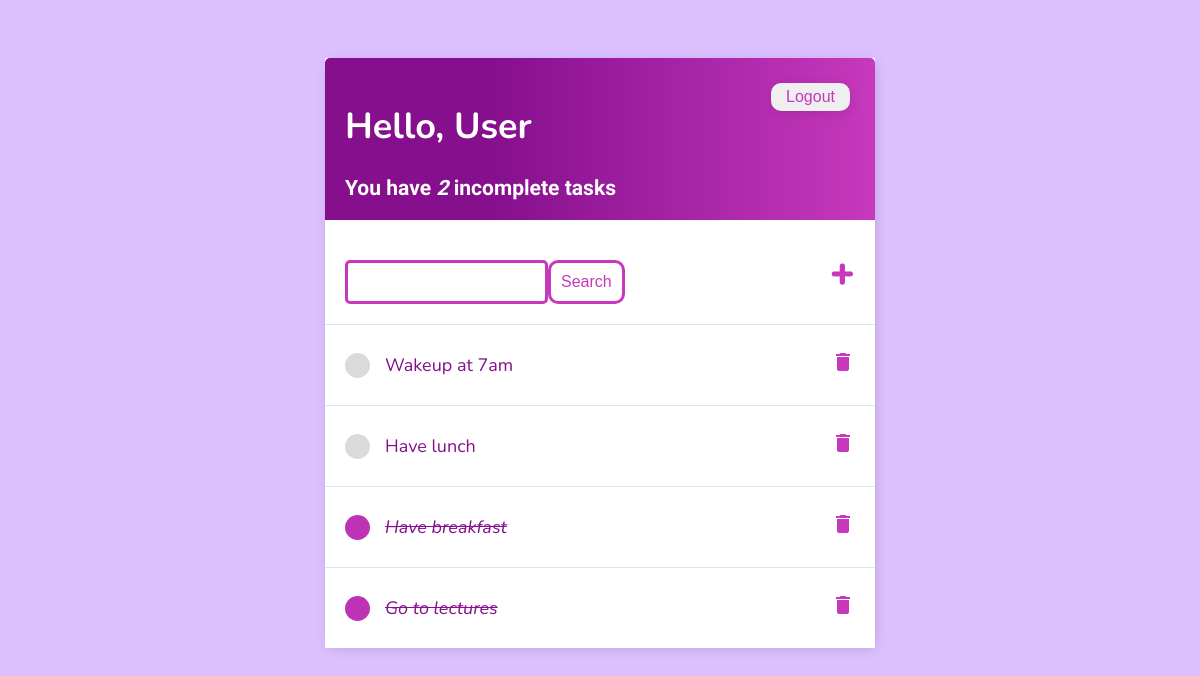
Before: / (signed in) with the older database file.
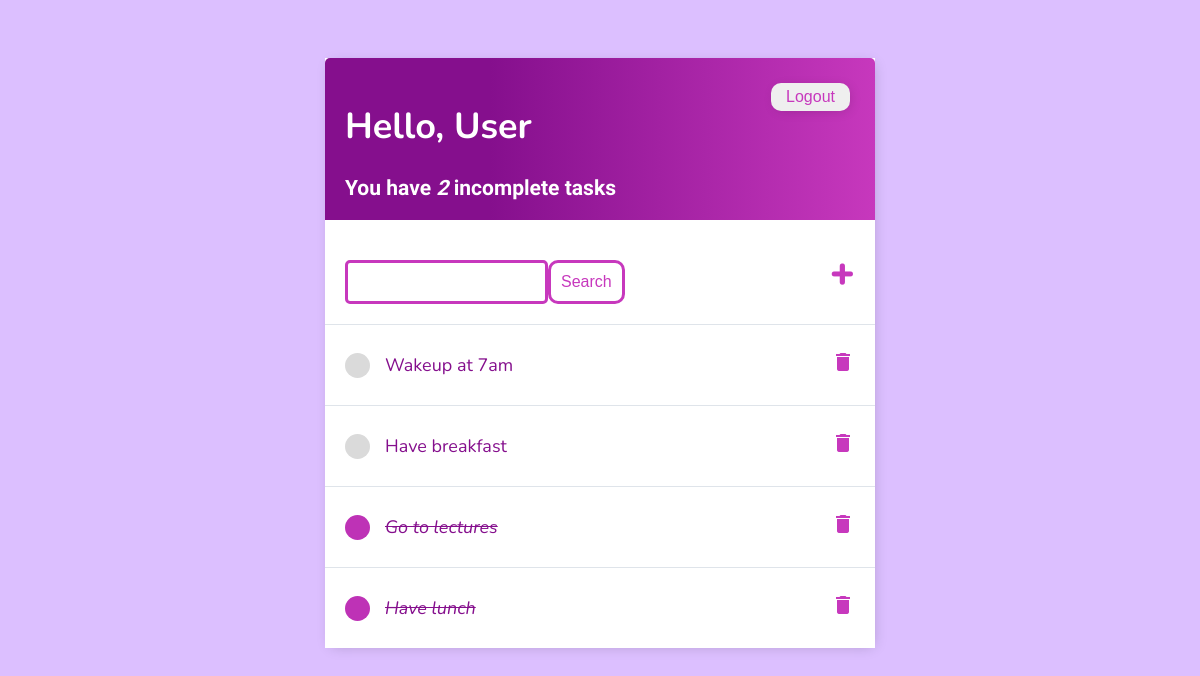
After: the same page with the newer database file.
### api/models.py (models this page shows)
class Task(models.Model):
    user = models.ForeignKey( User, on_delete=models.CASCADE, null=True, blank=True )
    title = models.CharField( max_length=200 )
    description = models.TextField( null=True, blank=True )
    complete = models.BooleanField( default=False )
    created = models.DateTimeField( auto_now_add=True )
    def __str__(self):
        return self.title
    class Meta:
        ordering = ['complete']

### api/views.py (the view)
# urls.py: path('', TaskList.as_view(), name='tasks'),
class TaskList(LoginRequiredMixin, ListView):
    model = Task
    context_object_name = 'tasks'  # for task_list
    def get_context_data(self, **kwargs):
        context = super().get_context_data(**kwargs)
        context['tasks'] = context['tasks'].filter(user = self.request.user)
        context['count'] = context['tasks'].filter(complete = False).count()
        search_input = self.request.GET.get('search-area') or ''
        if search_input:
            context['tasks'] = context['tasks'].filter(title__startswith=search_input)
        context['search_input'] = search_input
        return context

### api/templates/api/task_list.html (shortened to what this page needs)
{% extends "api/main.html" %} {% block content %}
<div class="header-bar">
  <div>
    <h1>Hello, {{ request.user|title }}</h1>
    <h3 style="margin: 0">
      You have <i> {{count}} </i> incomplete task{{ count|pluralize:"s" }}
    </h3>
  </div>
  {% if request.user.is_authenticated %}
  <form method="POST" action="{% url 'logout' %}">
    <button type="submit">Logout</button>
  </form>
  {% else %}
  <a href="{% url 'login' %}"> Login </a>
  {% endif %}
</div>
<div id="search-add-wrapper">
  <form method="GET" style="margin-top: 20px; display: flex">
    <input type="text" name="search-area" value="{{ search_input }}" />
    <input class="button" type="submit" value="Search" />
  </form>
  <a id="add-link" href="{% url 'task-create' %}"> &#x2b; </a>
</div>
<div class="task-item-wrapper">
  {% for task in tasks %}
  <div class="task-wrapper">
    {% if task.complete %}
    <div class="task-title">
      <div class="task-complete-icon">
        <i>
          <a
            style="text-decoration: line-through"
            href="{% url 'task-update' task.id %}"
          >
            {{task}}
          </a>
        </i>
      </div>
    </div>
    <a class="delete-link" href="{% url 'task-delete' task.id %}">
      <i class="material-icons">&#xe872;</i>
    </a>
    {% else %}
    <div class="task-title">
      <div class="task-incomplete-icon">
        <a href="{% url 'task-update' task.id %}"> {{task}} </a>
      </div>
    </div>
    <a class="delete-link" href="{% url 'task-delete' task.id %}">
      <i class="material-icons">&#xe872;</i>
    </a>
    {% endif %}
  </div>
  {% empty %}
  <div class="no-item">
    <h3>No items in list</h3>
  </div>
  {% endfor %}
</div>
{% endblock content %}

### api/templates/api/main.html (shortened to what this page needs)
<!DOCTYPE html>
<html>
  <head>
  </head>
  <body>
    <div class="container">{% block content%} {% endblock content %}</div>
  </body>
</html>

### api/templates/api/main.html (style rules this page uses)
body { background-color: #dcbfff; font-family: "Nunito", sans-serif; padding: 50px 10px; font-size: large; }
h2, h3, h4, h5, h6 { font-family: "Raleway", sans-serif; }
a, p { color: #850f8d; }
.container { max-width: 550px; margin: auto; background-color: #fff; -webkit-box-shadow: 2px 2px 13px -4px rgba(0, 0, 0, 0.21); box-shadow: 2px 2px 13px -4px rgba(0, 0, 0, 0.21); }
input { outline: none; border: none; }
.header-bar { display: flex; justify-content: space-between; color: #fff; padding: 20px; border-radius: 5px 5px 0 0; background: linear-gradient( 90deg, #850f8d 0%, #850f8d 30%, #c738bd 100% ); }
.header-bar button { color: #c738bd; border-width: 0; border-radius: 10px; font-size: 16px; padding: 5px 15px; box-shadow: 2px 2px 13px -4px rgba(0, 0, 0, 0.21); margin: 5px; }
.task-wrapper { display: flex; align-items: center; justify-content: space-between; background-color: #fff; border-top: 1px solid #dfe4ea; overflow: hidden; padding: 20px; }
.task-title { display: flex; }
.task-title a { text-decoration: none; color: #850f8d; margin-left: 40px; position: absolute; }
.task-complete-icon { height: 25px; width: 25px; background-color: rgb(190, 50, 182); border-radius: 50%; }
.task-incomplete-icon { height: 25px; width: 25px; background-color: rgb(218, 218, 218); border-radius: 50%; }
.delete-link { color: #c738bd; padding: 5px 0px; }
#add-link { color: #c738bd; text-decoration: none; font-size: 42px; font-weight: 900; }
#search-add-wrapper { display: flex; justify-content: space-between; align-items: center; padding: 20px; }
input[type="text"], input[type="password"], textarea { border: 3px solid #c738bd; border-radius: 5px; padding: 10px; width: 90%; }
::placeholder { font-weight: 300; opacity: 0.5; }
.button { border: 3px solid #c738bd; background-color: #fff; color: #c738bd; padding: 10px; font-size: 16px; border-radius: 10px; cursor: pointer; text-decoration: none; }

Changed rows visible on the page:
changed Task "Have breakfast": complete True → False (drawn)
changed Task "Have lunch": complete False → True (drawn); moves down the list
